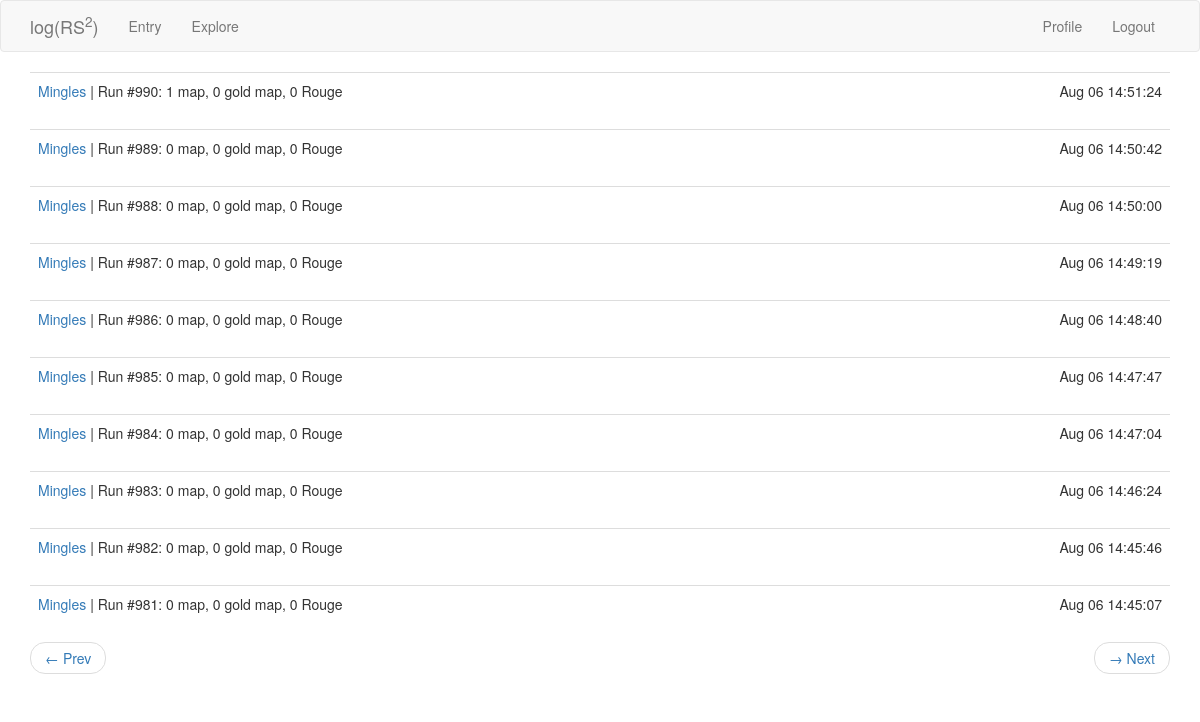
The app's page /explore?page=3 (signed in) with its own data.
### app/models.py (models this page shows, shortened)
class MapDrop(db.Model):
    id = db.Column(db.Integer, primary_key=True)
    map = db.Column(db.Integer)
    gold_map = db.Column(db.Integer)
    rouge = db.Column(db.Integer)
    time = db.Column(db.DateTime, index=True, default=datetime.utcnow)
    user_id = db.Column(db.Integer, db.ForeignKey('user.id'))
    run = db.Column(db.Integer)

class User(UserMixin, db.Model):
    id = db.Column(db.Integer, primary_key=True)
    username = db.Column(db.String(64), index=True, unique=True)
    email = db.Column(db.String(128), index=True, unique=True)
    password_hash = db.Column(db.String(128))
    last_seen = db.Column(db.DateTime, default=datetime.utcnow)
    map_drops = db.relationship('MapDrop', backref='player', lazy='dynamic')

### app/routes.py (the view)
@app.route('/explore')
@login_required
def explore():
    page = request.args.get('page', 1, type=int)
    mapdrops = MapDrop.query.order_by(MapDrop.time.desc()).paginate(page, app.config['MAPDROPS_PER_PAGE'], False)
    next_url = prev_url = None
    if mapdrops.has_next:
        next_url = url_for('explore', page=mapdrops.next_num)
    if mapdrops.has_prev:
        prev_url = url_for('explore', page=mapdrops.prev_num)
    return render_template('entry.html', title='Explore', user_unknown=True, mapdrops=mapdrops.items,
                            next_url=next_url, prev_url=prev_url)

### app/models.py (called while the page is built)
@login.user_loader
def load_user(id):
    return User.query.get(int(id))

### app/routes.py (called while the page is built)
@app.before_request
def before_request():
    if current_user.is_authenticated:
        current_user.last_seen = datetime.utcnow()
        db.session.commit()

### app/templates/entry.html (shortened to what this page needs)
{% extends "base.html" %}
{% import "bootstrap/wtf.html" as wtf %}
{% block app_content %}
    {% for mapdrop in mapdrops %}
        {% include "_mapdrop.html" %}
    {% endfor %}
    {% if prev_url or next_url %}
    <nav aria-label="...">
        <ul class="pager">
            <li class="previous{% if not prev_url %} disabled{% endif %}">
                <a href="{{ prev_url or '#' }}">
                    <span aria-hidden="true">&larr;</span> Prev
                </a>
            </li>
            <li class="next{% if not next_url %} disabled{% endif %}">
                <a href="{{ next_url or '#' }}">
                    <span aria-hidden="true">&rarr;</span> Next
                </a>
            </li>
        </ul>
    </nav>
    {% endif %}
{% endblock %}

### app/templates/_mapdrop.html
<table class="table table-hover">
    <tr>
        <td>
            {% if user_unknown %}
            <a href="{{ url_for('user', username=mapdrop.player.username) }}">
                {{ mapdrop.player.username }}
            </a>
             |
            {% endif %}
            Run #{{ mapdrop.run }}:
            {{ mapdrop.map }} map, {{ mapdrop.gold_map }} gold map, {{ mapdrop.rouge }} Rouge
        </td>
        <td align="right">
            {{ moment(mapdrop.time).format('MMM DD HH:mm:ss') }}
        </td>
    </tr>
</table>

### records on screen
MapDrop: player.username "Mingles", run "990", map "1", gold_map "0", rouge "0", time "Aug 06 14:51:24"
MapDrop: player.username "Mingles", run "989", map "0", gold_map "0", rouge "0", time "Aug 06 14:50:42"
MapDrop: player.username "Mingles", run "988", map "0", gold_map "0", rouge "0", time "Aug 06 14:50:00"
MapDrop: player.username "Mingles", run "987", map "0", gold_map "0", rouge "0", time "Aug 06 14:49:19"
MapDrop: player.username "Mingles", run "986", map "0", gold_map "0", rouge "0", time "Aug 06 14:48:40"
MapDrop: player.username "Mingles", run "985", map "0", gold_map "0", rouge "0", time "Aug 06 14:47:47"
MapDrop: player.username "Mingles", run "984", map "0", gold_map "0", rouge "0", time "Aug 06 14:47:04"
MapDrop: player.username "Mingles", run "983", map "0", gold_map "0", rouge "0", time "Aug 06 14:46:24"
MapDrop: player.username "Mingles", run "982", map "0", gold_map "0", rouge "0", time "Aug 06 14:45:46"
MapDrop: player.username "Mingles", run "981", map "0", gold_map "0", rouge "0", time "Aug 06 14:45:07"
